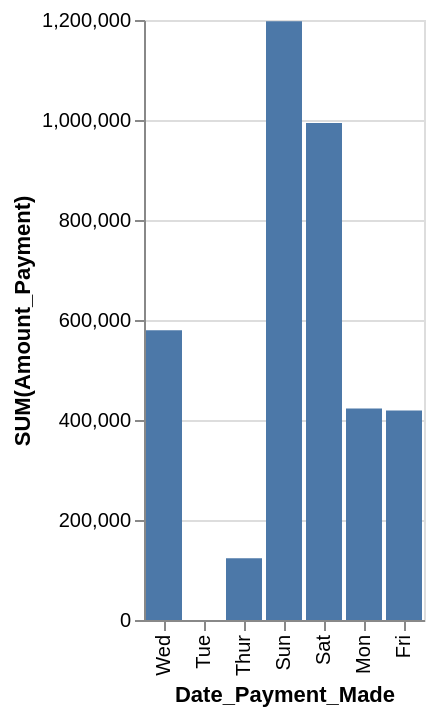

Express this chart as Vega-Lite.
### Vega-Lite specification from a JSON file in a GitHub repository (floating-point values rounded to 4 significant figures)
{"data": {"values": [{"x_data": "Mon", "y_data": 423154}, {"x_data": "Tue", "y_data": 0}, {"x_data": "Wed", "y_data": 579544}, {"x_data": "Thur", "y_data": 123255}, {"x_data": "Fri", "y_data": 418860}, {"x_data": "Sat", "y_data": 994094}, {"x_data": "Sun", "y_data": 1197626}]}, "mark": "bar", "encoding": {"x": {"field": "x_data", "type": "nominal", "title": "Date_Payment_Made", "sort": "descending"}, "y": {"field": "y_data", "type": "quantitative", "title": "SUM(Amount_Payment)"}}}
